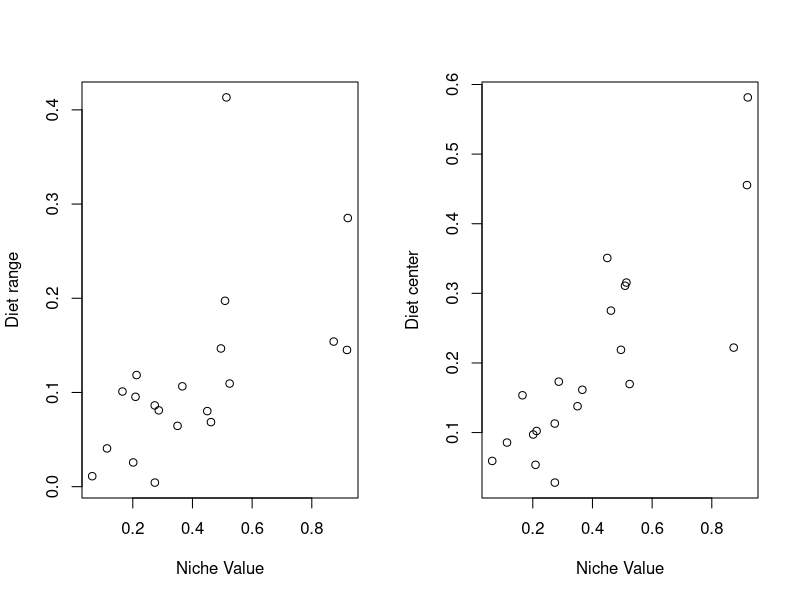
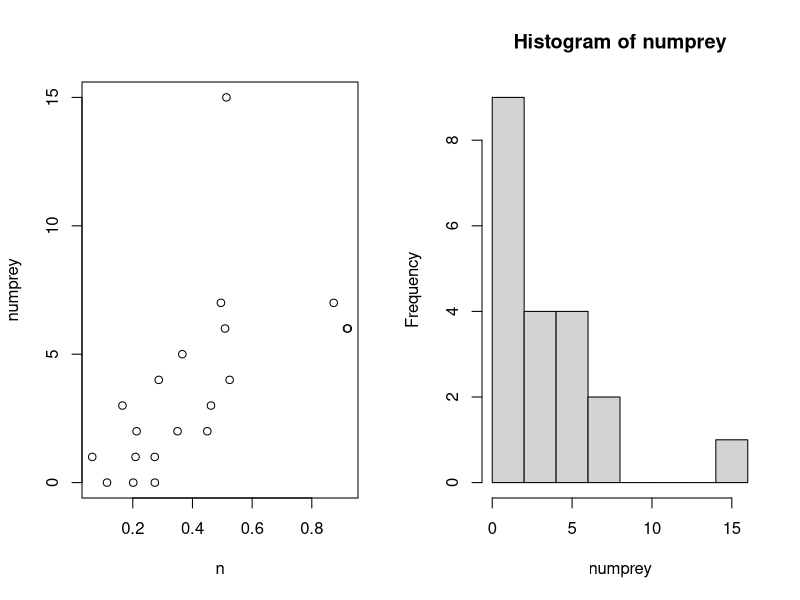
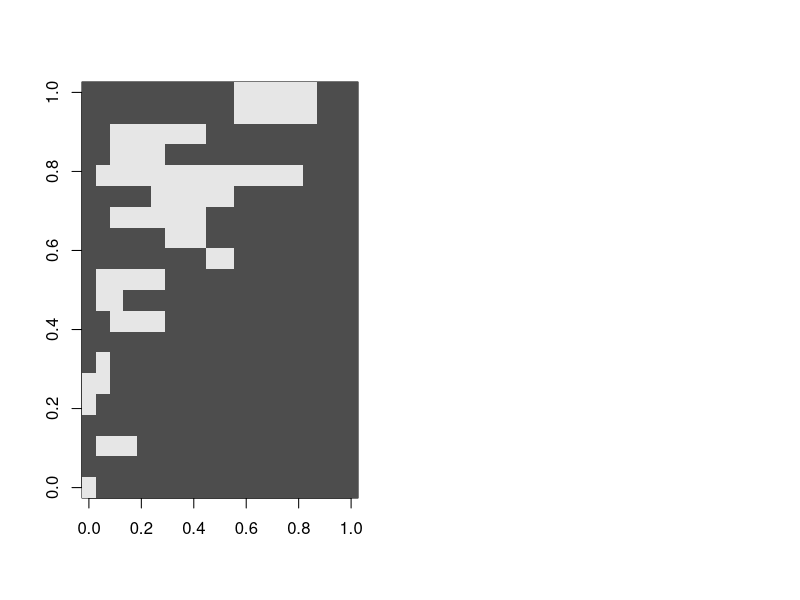

The R source for these figures, in order:
##############################################
# THE NICHE MODEL (Williams & Martinez 2000)
##############################################



#How many species?
S = 20;

#Connectance
C = 0.2; 

#Build a list of random niche values between zero and one
n = runif(S,0,1);
#Now just sort the species, so that species 1 has lowest n, and species S has highest n
n = sort(n)

#Define beta distribution parameters
a=1;
b=((1/(2*C)) - 1);

#What is the range of each species?
r = numeric(S);
for (i in 1:S) {
  x = rbeta(1,a,b);
  r[i] = n[i]*x;
}


#What is the center of the range for each consumer?
c = numeric(S);
for (i in 1:S) {
  c[i] = runif(1,r[i]/2,n[i]);
}

#Plot the prey range vs. niche value of each species
par(mfrow=c(1,2))
plot(n,r,xlab='Niche Value',ylab='Diet range')
plot(n,c,xlab='Niche Value',ylab='Diet center')

#Now determine which prey each consumer eats
prey = list(S)
numprey = numeric(S)
for (i in 1:S) {
  
  #Niche range for consumer i
  nmin = c[i] - (r[i]/2);
  nmax = c[i] + (r[i]/2);
  #Find species greater than niche min
  prey1 = which(n>nmin);
  #Find species lower than niche max
  prey2 = which(n<nmax);
  #The prey are those that are in both lists!
  prey[[i]] = intersect(prey1,prey2);
  
  # #find ith species (focal species)
  # p_i = which(prey[[i]]==i)
  # #Remove it from the list o prey
  # prey[[i]][-p_i];
  numprey[i] = length(prey[[i]])
  
}

par(mfrow=c(1,2))
#Plot number of prey as a function of niche value
plot(n,numprey)
#Histogram of number of prey
hist(numprey)

adj_matrix = matrix(0,S,S)
for (i in 1:S) {
  ones_vec = prey[[i]]
  adj_matrix[i,ones_vec] = 1;
  # adj_matrix[ones_vec,i] = 1;
}

#Plot the adjacency matrix
image(t(adj_matrix),col=gray.colors(2))

